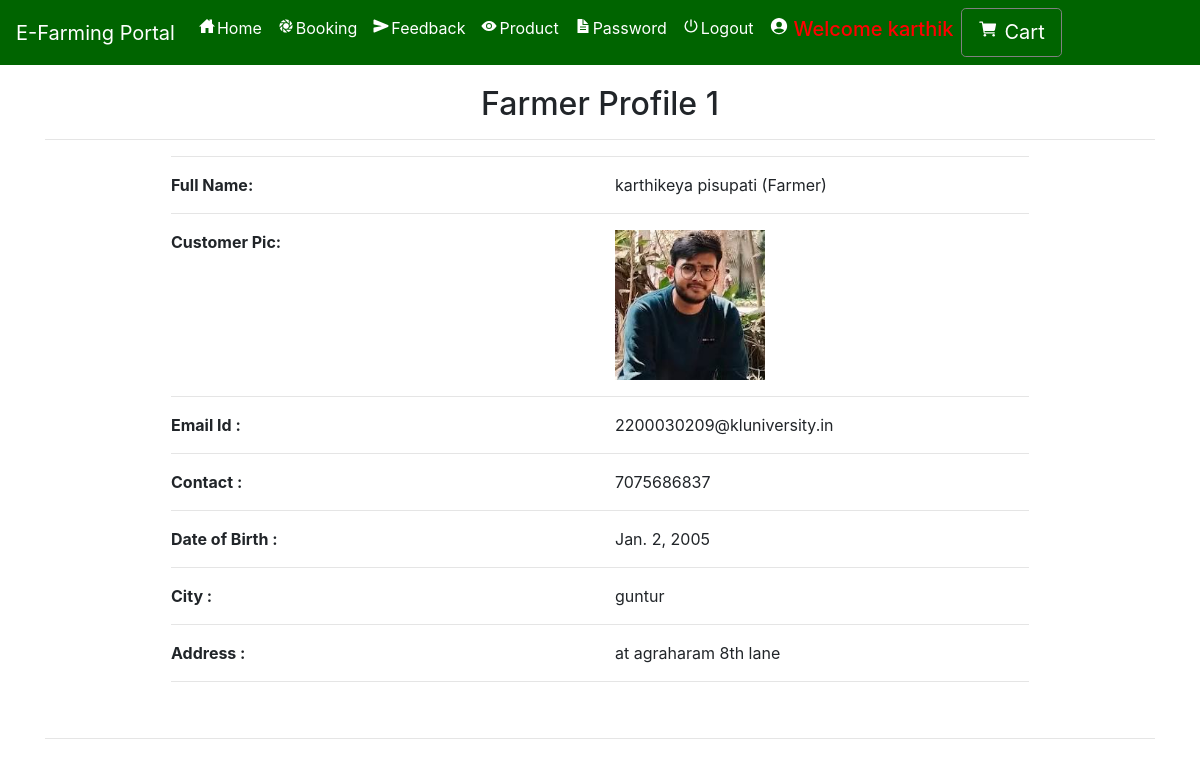
Screenshot of /farmer_detail/8 (signed in) with the database file from the repository.
### farmerapp/models.py (models this page shows, shortened)
class Profile(models.Model):
    user = models.ForeignKey(User, on_delete=models.CASCADE, null=True)
    dob = models.DateField(null=True)
    city = models.CharField(max_length=30, null=True)
    address = models.CharField(max_length=50, null=True)
    contact = models.CharField(max_length=10, null=True)
    user_type = models.CharField(max_length=10, null=True)
    status =  models.CharField(max_length=30, null=True, default="Pending")
    image = models.FileField(null=True)

### farmerapp/views.py (the view)
# urls.py: path('farmer_detail/<int:pid>', farmer_detail, name='farmer_detail'),
def farmer_detail(request, pid):
    if not request.user.is_authenticated:
        return redirect('login')
    book = Booking.objects.get(id=pid)
    username = book.farmer[1:][:-1].replace(" ", "")
    if ',' in username:
        username = username.split(',')
    else:
        username = [username]
    print("All User before = ", username)
    all_user = [i[1:][:-1] for i in username]
    print("My Ysername", all_user)
    all_profile = Profile.objects.filter(user__username__in=all_user)
    d={ 'all_profile':all_profile}
    return render(request,'farmer_detail.html',d)

### farmerapp/templates/farmer_detail.html (shortened to what this page needs)
{% extends 'navigation.html' %}
{% load static %}
{% block body %}
<div class="container">
    {% for pro in all_profile %}
    <h2 style="margin-top:20px" align="center">Farmer Profile {{forloop.counter}}</h2><hr>
<div  class="container-fluid" style="width:80%;margin-bottom:5%">
    <hr><div class="row">
        <div class="col-md-6">
            <strong>Full Name:</strong>
        </div>
        <div class="col-md-6">
            {{pro.user.first_name}} {{pro.user.last_name}} {% if pro.user_type == 'Seller' %}(Farmer){% endif %}
        </div>
    </div><hr>
     <div class="row">
        <div class="col-md-6">
            <strong>Customer Pic:</strong>
        </div>
        <div class="col-md-6">
           <img src="{{pro.image.url}}" style="width:150px;height:150px">
        </div>
    </div><hr>
    <div class="row">
        <div class="col-md-6">
            <strong>Email Id :</strong>
        </div>
        <div class="col-md-6">
            {{pro.user.email}}
        </div>
    </div><hr>
     <div class="row">
        <div class="col-md-6">
            <strong>Contact :</strong>
        </div>
        <div class="col-md-6">
            {{pro.contact}}
        </div>
     </div><hr>
    <div class="row">
        <div class="col-md-6">
            <strong>Date of Birth :</strong>
        </div>
        <div class="col-md-6">
            {{pro.dob}}
        </div>
    </div><hr>
     <div class="row">
        <div class="col-md-6">
            <strong>City :</strong>
        </div>
        <div class="col-md-6">
            {{pro.city}}
        </div>
     </div><hr><div class="row">
        <div class="col-md-6">
            <strong>Address :</strong>
        </div>
        <div class="col-md-6">
            {{pro.address}}
        </div>
    </div><hr>
</div>
<hr>
{% endfor %}
</div>
{% endblock %}

### farmerapp/templates/navigation.html (style rules this page uses)
* { box-sizing: border-box; }

### rows the page displays
Profile: user.first_name "karthikeya", user.last_name "pisupati", user_type "(Farmer)", image (picture), user.email "2200030209@kluniversity.in", contact "7075686837", dob "Jan. 2, 2005", city "guntur", address "at agraharam 8th lane"
